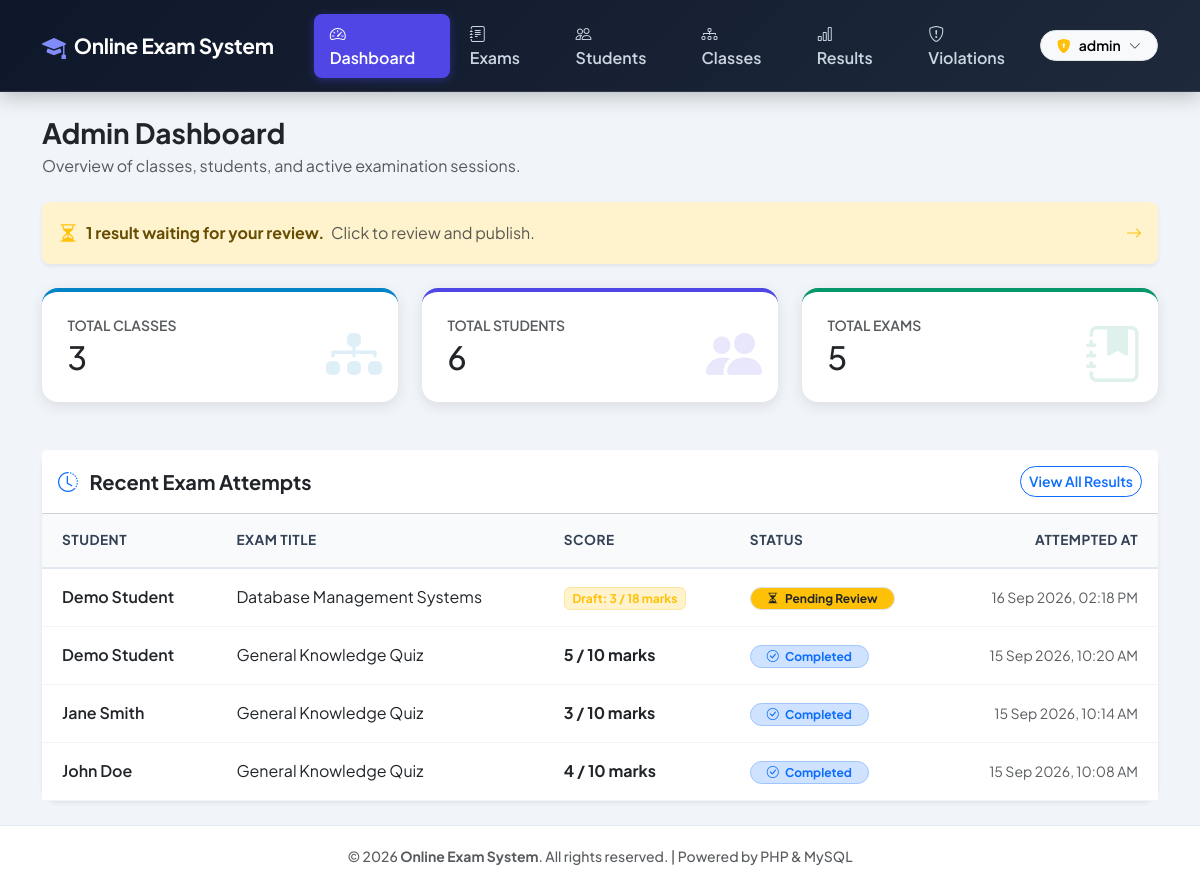
Screenshot of /admin/dashboard.php (signed in) with the database file from the repository.
### tables this page shows
CREATE TABLE IF NOT EXISTS `results` (
    `id`           INT AUTO_INCREMENT PRIMARY KEY,
    `student_id`   INT          NOT NULL,
    `exam_id`      INT          NOT NULL,
    `score`        INT          NOT NULL,
    `status`       VARCHAR(20)  NOT NULL DEFAULT 'published',
    `admin_feedback` TEXT       NULL,
    `attempted_at` DATETIME     NOT NULL DEFAULT CURRENT_TIMESTAMP,
    `evaluated_at` DATETIME     NULL,
    FOREIGN KEY (`student_id`) REFERENCES `students`(`id`) ON DELETE CASCADE,
    FOREIGN KEY (`exam_id`)    REFERENCES `exams`(`id`)    ON DELETE CASCADE
);

CREATE TABLE IF NOT EXISTS `students` (
    `id`       INT AUTO_INCREMENT PRIMARY KEY,
    `name`     VARCHAR(100) NOT NULL,
    `email`    VARCHAR(100) NOT NULL UNIQUE,
    `password` VARCHAR(255) NOT NULL,
    `class_id` INT NULL,
    FOREIGN KEY (`class_id`) REFERENCES `classes`(`id`) ON DELETE SET NULL
);

CREATE TABLE IF NOT EXISTS `exams` (
    `id`               INT AUTO_INCREMENT PRIMARY KEY,
    `title`            VARCHAR(150) NOT NULL,
    `duration_minutes` INT          NOT NULL DEFAULT 30,
    `result_mode`      VARCHAR(20)  NOT NULL DEFAULT 'instant',
    `start_at`             DATETIME     NULL,
    `end_at`               DATETIME     NULL,
    `questions_to_display` INT          NOT NULL DEFAULT 0
);

### admin/dashboard.php (the view, shortened to what this page needs)
<?php
include '../includes/header.php';
include '../config/db.php';
$q_classes   = mysqli_query($conn, "SELECT COUNT(*) AS c FROM classes");
$total_classes = ($q_classes ? mysqli_fetch_assoc($q_classes)['c'] : 0);
$q_students  = mysqli_query($conn, "SELECT COUNT(*) AS c FROM students");
$total_students = ($q_students ? mysqli_fetch_assoc($q_students)['c'] : 0);
$q_exams     = mysqli_query($conn, "SELECT COUNT(*) AS c FROM exams");
$total_exams = ($q_exams ? mysqli_fetch_assoc($q_exams)['c'] : 0);
$q_pending   = mysqli_query($conn, "SELECT COUNT(*) AS c FROM results WHERE status = 'pending'");
$pending_count = ($q_pending ? mysqli_fetch_assoc($q_pending)['c'] : 0);
$recent_results = mysqli_query($conn, "SELECT r.*, s.name AS student_name, e.title AS exam_title,
                                       (SELECT COALESCE(SUM(q.marks), 0) FROM questions q WHERE q.exam_id = e.id) AS exam_total_marks
                                       FROM results r
                                       JOIN students s ON r.student_id = s.id
                                       JOIN exams e ON r.exam_id = e.id
                                       ORDER BY r.attempted_at DESC LIMIT 5");
?>
<div class="mb-4">
    <h3 class="fw-bold text-dark mb-1">Admin Dashboard</h3>
    <p class="text-muted mb-0">Overview of classes, students, and active examination sessions.</p>
</div>
<?php if ($pending_count > 0): ?>
    <a href="view-results.php?status=pending" class="text-decoration-none">
        <div class="alert alert-warning d-flex align-items-center gap-2 mb-4 rounded-3 shadow-sm border-0" role="alert">
            <i class="bi bi-hourglass-split fs-5 text-warning"></i>
            <div>
                <strong><?php echo $pending_count; ?> result<?php echo $pending_count > 1 ? 's' : ''; ?> waiting for your review.</strong>
                <span class="text-muted ms-1">Click to review and publish.</span>
            </div>
            <i class="bi bi-arrow-right ms-auto text-warning"></i>
        </div>
    </a>
<?php endif; ?>
<div class="row g-4 mb-5">
    <div class="col-md-4">
        <a href="manage-classes.php" class="text-decoration-none">
            <div class="stat-card bg-white border-0 shadow-sm rounded-4 p-4 position-relative overflow-hidden" style="border-top: 4px solid #0284c7 !important;">
                <h6 class="mb-1 fw-semibold text-muted small text-uppercase ls-1">Total Classes</h6>
                <h2 class="fw-extrabold mb-0 text-dark"><?php echo $total_classes; ?></h2>
                <i class="bi bi-diagram-3-fill stat-icon" style="color:#0284c7; opacity:0.12;"></i>
            </div>
        </a>
    </div>
    <div class="col-md-4">
        <a href="manage-students.php" class="text-decoration-none">
            <div class="stat-card bg-white border-0 shadow-sm rounded-4 p-4 position-relative overflow-hidden" style="border-top: 4px solid #4f46e5 !important;">
                <h6 class="mb-1 fw-semibold text-muted small text-uppercase ls-1">Total Students</h6>
                <h2 class="fw-extrabold mb-0 text-dark"><?php echo $total_students; ?></h2>
                <i class="bi bi-people-fill stat-icon" style="color:#4f46e5; opacity:0.12;"></i>
            </div>
        </a>
    </div>
    <div class="col-md-4">
        <a href="manage-exam.php" class="text-decoration-none">
            <div class="stat-card bg-white border-0 shadow-sm rounded-4 p-4 position-relative overflow-hidden" style="border-top: 4px solid #059669 !important;">
                <h6 class="mb-1 fw-semibold text-muted small text-uppercase ls-1">Total Exams</h6>
                <h2 class="fw-extrabold mb-0 text-dark"><?php echo $total_exams; ?></h2>
                <i class="bi bi-journal-bookmark-fill stat-icon" style="color:#059669; opacity:0.12;"></i>
            </div>
        </a>
    </div>
</div>
<div class="card shadow-sm border-0 rounded-4">
    <div class="card-header bg-white py-3 d-flex justify-content-between align-items-center">
        <h5 class="fw-bold mb-0 text-dark"><i class="bi bi-clock-history text-primary me-2"></i> Recent Exam Attempts</h5>
        <a href="view-results.php" class="btn btn-sm btn-outline-primary fw-semibold rounded-pill">View All Results</a>
    </div>
    <div class="card-body p-0">
        <div class="table-responsive">
            <table class="table custom-table align-middle mb-0">
                <thead>
                    <tr>
                        <th class="ps-4">Student</th>
                        <th>Exam Title</th>
                        <th>Score</th>
                        <th>Status</th>
                        <th class="pe-4 text-end">Attempted At</th>
                    </tr>
                </thead>
                <tbody>
                    <?php if ($recent_results && mysqli_num_rows($recent_results) > 0): ?>
                        <?php while ($r = mysqli_fetch_assoc($recent_results)):
                            $is_pending = (($r['status'] ?? 'published') === 'pending');
                        ?>
                            <tr>
                                <td class="ps-4 fw-semibold text-dark"><?php echo htmlspecialchars($r['student_name']); ?></td>
                                <td class="text-dark"><?php echo htmlspecialchars($r['exam_title']); ?></td>
                                <td>
                                    <?php
                                    $out_of = (float)($r['exam_total_marks'] ?? 0);
                                    $display_total = ($out_of > 0) ? rtrim(rtrim(number_format($out_of, 2), '0'), '.') : '';
                                    ?>
                                    <?php if ($is_pending): ?>
                                        <span class="badge bg-warning-subtle text-warning border border-warning-subtle">
                                            Draft: <?php echo $r['score']; ?><?php echo $display_total ? " / $display_total" : ''; ?> marks
                                        </span>
                                    <?php else: ?>
                                        <span class="fw-bold text-dark">
                                            <?php echo $r['score']; ?><?php echo $display_total ? " / $display_total" : ''; ?> marks
                                        </span>
                                    <?php endif; ?>
                                </td>
                                <td>
                                    <?php if ($is_pending): ?>
                                        <span class="badge bg-warning text-dark border rounded-pill px-3 py-1 fw-bold">
                                            <i class="bi bi-hourglass-split me-1"></i> Pending Review
                                        </span>
                                    <?php else: ?>
                                        <span class="badge bg-primary-subtle text-primary border border-primary-subtle rounded-pill px-3 py-1 fw-bold">
                                            <i class="bi bi-check-circle me-1"></i> Completed
                                        </span>
                                    <?php endif; ?>
                                </td>
                                <td class="pe-4 text-end text-muted small"><?php echo date('d M Y, h:i A', strtotime($r['attempted_at'])); ?></td>
                            </tr>
                        <?php endwhile; ?>
                    <?php endif; ?>
                </tbody>
            </table>
        </div>
    </div>
</div>
<?php include '../includes/footer.php'; ?>

### css/style.css (style rules this page uses)
:root { --primary-color: #4f46e5; --primary-hover: #4338ca; --secondary-color: #64748b; --success-color: #10b981; --danger-color: #ef4444; --warning-color: #f59e0b; --info-color: #06b6d4; --bg-body: #f1f5f9; --card-bg: #ffffff; --text-main: #0f172a; --text-muted: #64748b; --border-color: #cbd5e1; --shadow-sm: 0 1px 3px rgba(0,0,0,0.08); --shadow-md: 0 4px 14px rgba(15, 23, 42, 0.1); --shadow-lg: 0 12px 28px rgba(15, 23, 42, 0.15); }
body { background-color: var(--bg-body) !important; color: var(--text-main) !important; font-family: 'Plus Jakarta Sans', -apple-system, BlinkMacSystemFont, sans-serif; min-height: 100vh; display: flex; flex-direction: column; }
.stat-card { border-radius: 16px !important; padding: 1.6rem !important; box-shadow: var(--shadow-md) !important; transition: transform 0.25s ease, box-shadow 0.25s ease !important; position: relative !important; overflow: hidden !important; }
.stat-card .stat-icon { font-size: 3.5rem !important; position: absolute !important; right: 1rem !important; bottom: 0.5rem !important; }
.custom-table { border-collapse: separate !important; border-spacing: 0 !important; }
.custom-table thead th { background: #f8fafc !important; color: #334155 !important; font-weight: 700 !important; font-size: 0.85rem !important; text-transform: uppercase !important; letter-spacing: 0.5px !important; padding: 1rem 1.25rem !important; border-bottom: 2px solid #e2e8f0 !important; }
.custom-table tbody td { padding: 1rem 1.25rem !important; vertical-align: middle !important; border-bottom: 1px solid #f1f5f9 !important; }

### rows the page displays
results: student.name "Demo Student", exam.title "Database Management Systems", score "3", display_total "18", status "pending" (drawn), attempted_at "16 Sep 2026, 02:18 PM"
results: student.name "Demo Student", exam.title "General Knowledge Quiz", score "5", display_total "10", status "published" (drawn), attempted_at "15 Sep 2026, 10:20 AM"
results: student.name "Jane Smith", exam.title "General Knowledge Quiz", score "3", display_total "10", status "published" (drawn), attempted_at "15 Sep 2026, 10:14 AM"
results: student.name "John Doe", exam.title "General Knowledge Quiz", score "4", display_total "10", status "published" (drawn), attempted_at "15 Sep 2026, 10:08 AM"

### other values shown
$_SESSION['admin_username'] "admin"
$pending_count "1"
$total_classes "3"
$total_students "6"
$total_exams "5"
